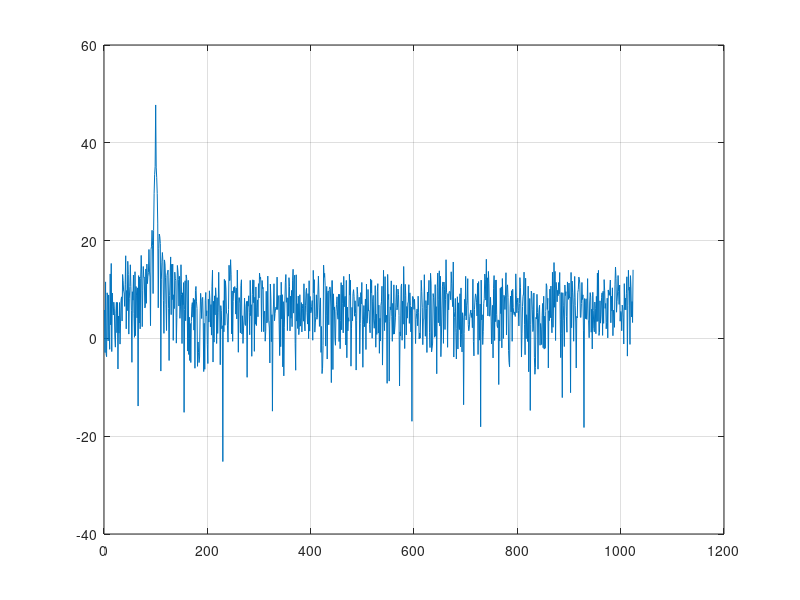
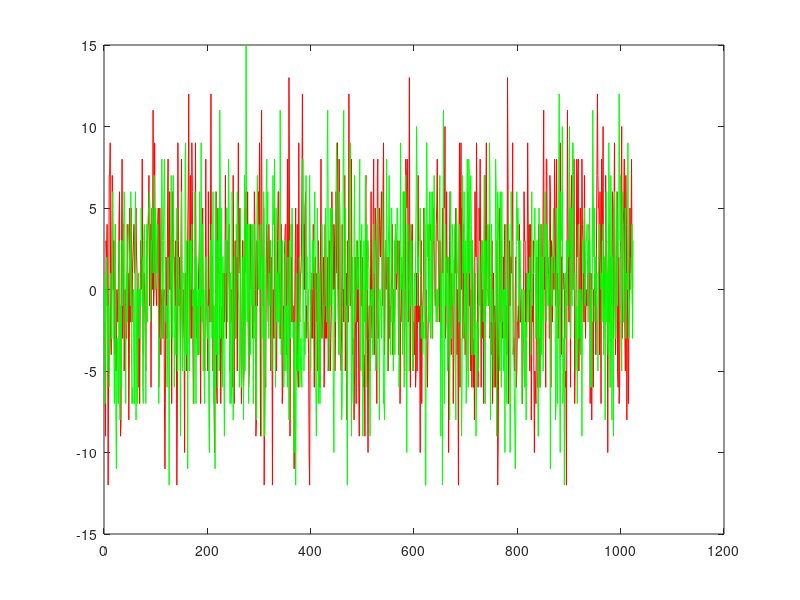

Source code (MATLAB) for these figures, in order:
clear;
nFFT = 1024;
constellation = [1+1j 1-1j -1+1j -1-1j];
tx_fd = zeros(nFFT, 1);
scMin = -nFFT/2 + 100;
scMax = nFFT/2-1 - 100;
for sc = scMin:scMax
    %if (sc ~= 0)
        tx_fd(sc+nFFT/2 + 1) = constellation(randi(4));
    %end
end
tx_fd = fftshift(tx_fd);
tx_td = ifft(tx_fd);

% Add noise
target_snr = 10; % dB
tx_td = awgn(tx_td, target_snr, 'measured');

tx_td = tx_td / max(abs(tx_td)); % Move into the range of -1 to +1 (approximately)

numEffectiveBits = 5;
tx_td = tx_td * 2^(numEffectiveBits-1);
tx_td = complex(double(int16(real(tx_td))) , double((int16(imag(tx_td)))));

rx_td = tx_td;
rx_td = [rx_td(100:nFFT); rx_td(1:99)];
rx_fd = fft(rx_td);

corr_fd = tx_fd .* conj(rx_fd);
corr_td = ifft(corr_fd);
figure(1); clf;
plot(mag2db(abs(corr_td)));
%ylim([-50 10]);
grid on;

noise = ((sum(abs(corr_td)) - abs(corr_td(100))))/nFFT;
noise_dB = mag2db(noise);
SNR = max(mag2db(abs(corr_td))) - noise_dB

figure(2); clf;
plot(real(tx_td), 'r'); hold on;
plot(imag(tx_td), 'g'); hold on;
%plot(abs(tx_td), 'b'); hold off;